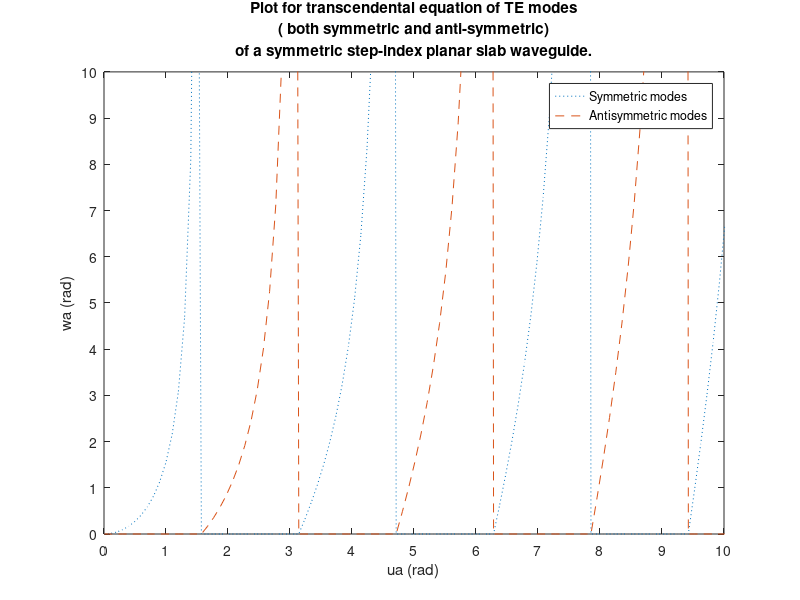

Recreate this plot in MATLAB.
clc
clear
close all
ua_sym = [];
wa_sym = [];
ua_anti_sym = [];
wa_anti_sym = [];
for i = 0:6
 if mod(i,2) == 0
 for x = (i)*pi/2:0.1:(i+1)*pi/2
 y = x*tan(x);
 ua_sym = cat(2,ua_sym,x);
 wa_sym = cat(2,wa_sym,y);
 end
 else
 for x = (i)*pi/2:0.1:(i+1)*pi/2
 ua_sym = cat(2,ua_sym,x);
 wa_sym = cat(2,wa_sym,0);
 end
 end
end
for i = 0:6
 if mod(i,2) == 0
 for x = (i)*pi/2:0.1:(i+1)*pi/2
 ua_anti_sym = cat(2,ua_anti_sym,x);
 wa_anti_sym = cat(2,wa_anti_sym,0);
 end
 else
 for x = (i)*pi/2:0.1:(i+1)*pi/2
 y = -x*cot(x);
 ua_anti_sym = cat(2,ua_anti_sym,x);
 wa_anti_sym = cat(2,wa_anti_sym,y);
 end
 end
end
plot(ua_sym,wa_sym,':')
hold on
plot(ua_anti_sym,wa_anti_sym,'--')
hold off
xticks(0:10)
yticks(0:10)
xlabel('ua (rad)')
ylabel('wa (rad)')
legend('Symmetric modes','Antisymmetric modes')
title({'Plot for transcendental equation of TE modes', ...
 '( both symmetric and anti-symmetric)', ...
'of a symmetric step-index planar slab waveguide.'})
axis([0 10 0 10])
